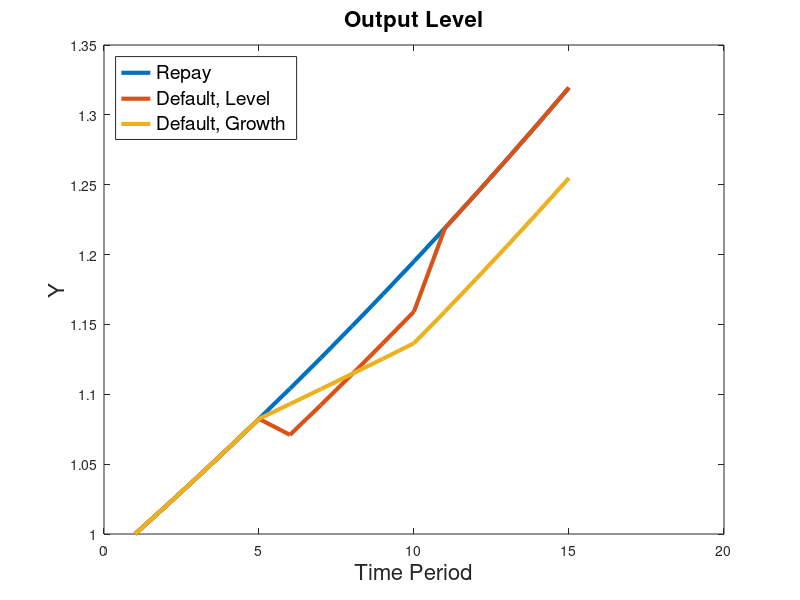
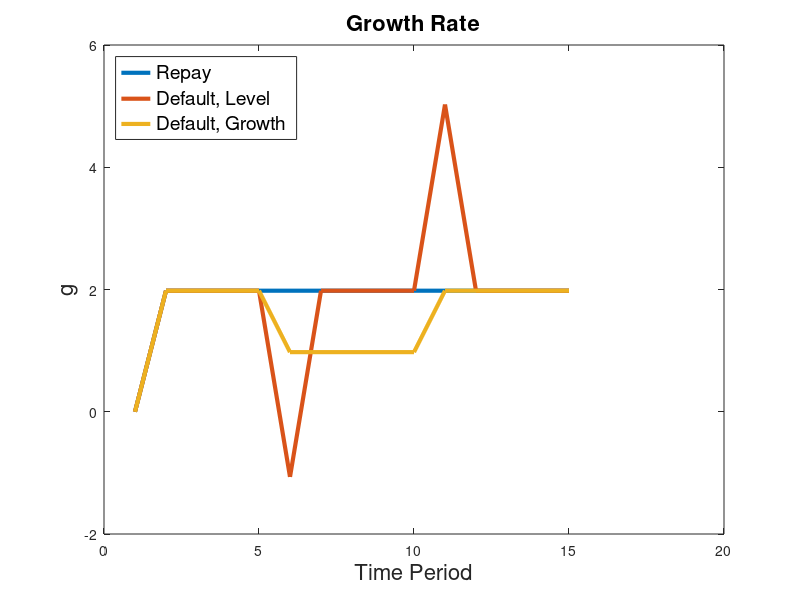
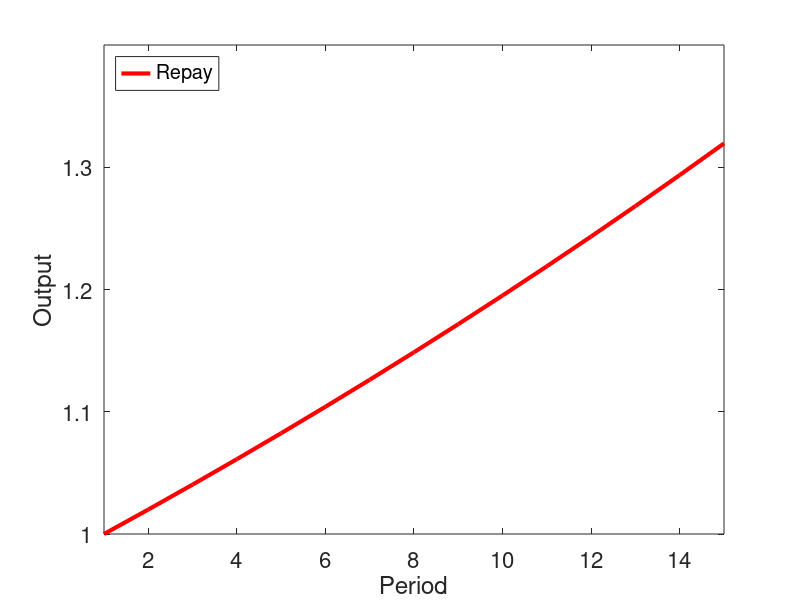
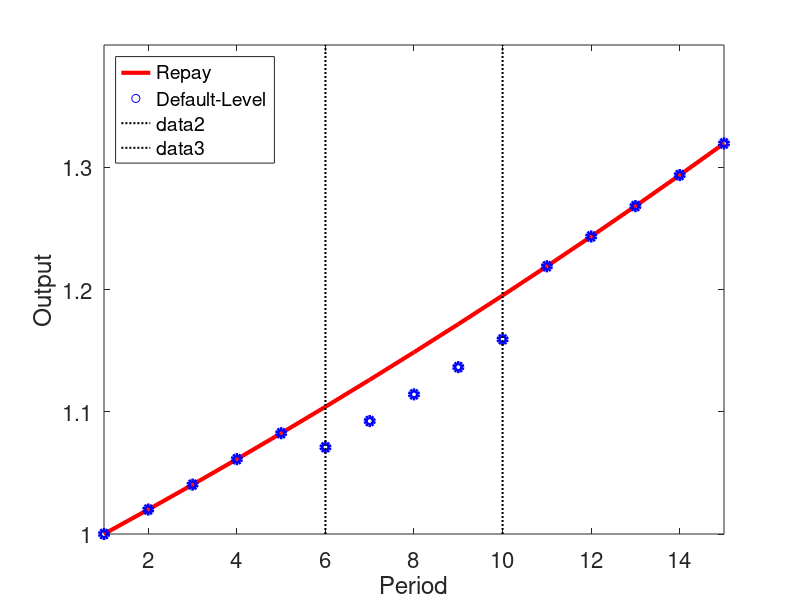

These figures' MATLAB source, in order:
%
clear all
%Estimating risk-neutral default probabilites from CDS
%set to 1 to test changes to file.  Takes too long otherwise.
test=0;

%ESTIMATE OF PV LOSS
%GDP_VAR ESTIMATE
pvest=10.88;
%gdp_con1y ESTIMATE
pvest_con=5.866;
rho=.99552436;

%*Forecast figures
%assignin('base','dir_user','C:/Users/Benjamin/Dropbox')
%assignin('base','dir_user','/Users/bhebert/Dropbox')
assignin('base','dir_user','/Users/jesseschreger/Dropbox/')
assignin('base','fname',[dir_user 'Cost of Sovereign Default/ResultsForSlides'])

lambda=.1;
PVL=@(beta,delta) (log(1-delta)*(1-beta)/(1-beta*(1-lambda)))*100
PVG=@(beta,delta) (log(1-delta)*(1/(1-beta+beta*lambda)))*100

PVL(.8,.02)
PVG(.8,.02)

beta_list=[.7,.75,.8,.85,.9,.95,.976,.98,.99];
delta_list=[.001,.005,.01,.015,.02,.025,.03];
nb=length(beta_list);
nd=length(delta_list);
for i=1:nb
    for j=1:nd
    PVLmat(i,j)=PVL(beta_list(i),delta_list(j));
    PVGmat(i,j)=PVG(beta_list(i),delta_list(j));
    end
end

lambda=.01
PVL=@(beta,delta) (log(1-delta)*(1-beta)/(1-beta*(1-lambda)))*100
PVG=@(beta,delta) (log(1-delta)*(1/(1-beta+beta*lambda)))*100

beta_list=[.7,.75,.8,.85,.9,.95,.976,.98,.99];
delta_list=[.001,.005,.01,.015,.02,.025,.03];
nb=length(beta_list);
nd=length(delta_list);
for i=1:nb
    for j=1:nd
    PVLmat(i,j)=PVL(beta_list(i),delta_list(j));
    PVGmat(i,j)=PVG(beta_list(i),delta_list(j));
    end
end




%NOW let's show the output path
%AG
t=15;
deft=6;
Gammat=.02;
Gammat0=0;

red=11;
delta=.03;
y_repay=ones(t,1);
y_default=y_repay;
y_repay0=ones(t,1);
y_default0=y_repay;
for i=2:t
    y_repay(i)=y_repay(i-1)*(1+Gammat)
    y_default(i)=y_default(i-1)*(1+Gammat)
    y_repay0(i)=y_repay0(i-1)*(1+Gammat0)
    y_default0(i)=y_default0(i-1)*(1+Gammat0)
end
for i=deft:red-1
    y_default(i)=y_default(i)*(1-delta)
    y_default0(i)=y_default0(i)*(1-delta)
end




%alt default cost
deltag=.01
y_defg=y_repay;
y_defg0=y_repay0;

for i=1:deft-1
    y_defg(i)=y_repay(i)
    y_defg0(i)=y_repay0(i)
end

for i=deft:red-1
    y_defg(i)=y_defg(i-1)*(1+Gammat)*(1-deltag);
    y_defg0(i)=y_defg0(i-1)*(1+Gammat0)*(1-deltag);
end

for i=red:t
    y_defg(i)=y_defg(i-1)*(1+Gammat);
    y_defg0(i)=y_defg0(i-1)*(1+Gammat0);
end

for i=2:t
    g_repay(i)=(log(y_repay(i))-log(y_repay(i-1)))*100
    g_default(i)=(log(y_default(i))-log(y_default(i-1)))*100
    g_defg(i)=(log(y_defg(i))-log(y_defg(i-1)))*100
    g_defg0(i)=(log(y_defg0(i))-log(y_defg0(i-1)))*100
end

close all
figure(1)
plot(1:t,y_repay(1:t),'LineWidth',3)
hold on
plot(1:t, y_default(1:t),'LineWidth',3)
plot(1:t, y_defg(1:t),'LineWidth',3)
h_legend=legend('Repay','Default, Level','Default, Growth')
set(h_legend,'fontsize',14,'Location','Northwest')
title('Output Level','FontSize',16)
xlabel('Time Period','fontsize',16)
ylabel('Y','fontsize',16)
h=figure(1)
saveas(h,fullfile(fname,'output'),'png')

figure(2)
plot(1:t,g_repay(1:t),'LineWidth',3)
hold on
plot(1:t, g_default(1:t),'LineWidth',3)
plot(1:t, g_defg(1:t),'LineWidth',3)
 h_legend=legend('Repay','Default, Level','Default, Growth')
set(h_legend,'fontsize',14,'Location','Northwest')
title('Growth Rate','FontSize',16)
xlabel('Time Period','fontsize',16)
ylabel('g','fontsize',16)
h=figure(2)
saveas(h,fullfile(fname,'growth_rate'),'png')

%LEVEL FIGURE
figure(3)
h=figure(3)
hax=axes;
plot(1:t, y_repay,'r','LineWidth',3)
hold on
h_legend=legend('Repay')
set(h_legend,'fontsize',14,'Location','Northwest')
%title('xxx','fontsize',16)
xlabel('Period','fontsize',16)
ylabel('Output','fontsize',16)
set(gca,'FontSize',16)
set(gca,'FontSize',16)
axis([1 15 1 1.4])
h=figure(3)
saveas(h,fullfile(fname,'level_fig1'),'png')
%axis([1 15 .9 1.05])
scatter(1:t, y_default(1:t),'b','LineWidth',3)
h_legend=legend('Repay','Default-Level')
set(h_legend,'fontsize',14,'Location','Northwest')
redmin1=red-1;
plot([deft deft],get(hax,'Ylim'),'LineWidth',1.5,'Color',[0 0 0],'LineStyle',':')
plot([redmin1 redmin1],get(hax,'Ylim'),'LineWidth',1.5,'Color',[0 0 0],'LineStyle',':')
saveas(h,fullfile(fname,'level_fig2'),'png')


%Level Figure with default 
figure(4)
hax=axes;
plot(1:t, y_repay,'r','LineWidth',3)
hold on
xlabel('Period','fontsize',16)
ylabel('Output','fontsize',16)
set(gca,'FontSize',16)
set(gca,'FontSize',16)
axis([1 15 1 1.4])
%axis([1 15 .9 1.05])
scatter(1:t, y_default(1:t),'b','LineWidth',3)
redmin1=red-1;
scatter(1:t, y_defg(1:t),'MarkerEdgeColor',[0 .5 0],'MarkerFaceColor',[0 .5 0],'LineWidth',3)
plot([deft deft],get(hax,'Ylim'),'LineWidth',1.5,'Color',[0 0 0],'LineStyle',':')
plot([redmin1 redmin1],get(hax,'Ylim'),'LineWidth',1.5,'Color',[0 0 0],'LineStyle',':')
h_legend=legend('Repay','Default-Level','Default-Growth Rate')
set(h_legend,'fontsize',14,'Location','Northwest')
h=figure(4)
saveas(h,fullfile(fname,'level_fig3'),'png')


figure(5)
h=figure(5)
hax=axes;
plot(1:t, y_repay0,'r','LineWidth',3)
hold on
h_legend=legend('Repay')
set(h_legend,'fontsize',14,'Location','Northwest')
%title('xxx','fontsize',16)
xlabel('Period','fontsize',16)
ylabel('Output','fontsize',16)
set(gca,'FontSize',16)
set(gca,'FontSize',16)
%axis([1 15 1 1.4])
axis([1 15 .9 1.05])
h=figure(5)
saveas(h,fullfile(fname,'level0_fig1'),'png')
scatter(1:t, y_default0(1:t),'b','LineWidth',3)
h_legend=legend('Repay','Default-Level')
set(h_legend,'fontsize',14,'Location','Northwest')
redmin1=red-1;
plot([deft deft],get(hax,'Ylim'),'LineWidth',1.5,'Color',[0 0 0],'LineStyle',':')
plot([redmin1 redmin1],get(hax,'Ylim'),'LineWidth',1.5,'Color',[0 0 0],'LineStyle',':')
h=figure(5)
saveas(h,fullfile(fname,'level0_fig2'),'png')

%with def
figure(6)
h=figure(6)
hax=axes;
plot(1:t, y_repay0,'r','LineWidth',3)
hold on
h_legend=legend('Repay')
set(h_legend,'fontsize',14,'Location','Northwest')
%title('xxx','fontsize',16)
xlabel('Period','fontsize',16)
ylabel('Output','fontsize',16)
set(gca,'FontSize',16)
set(gca,'FontSize',16)
%axis([1 15 1 1.4])
axis([1 15 .9 1.05])
scatter(1:t, y_default0(1:t),'b','LineWidth',3)
h_legend=legend('Repay','Default-Level')
set(h_legend,'fontsize',14,'Location','Northwest')
redmin1=red-1;
scatter(1:t, y_defg0(1:t),'MarkerEdgeColor',[0 .5 0],'MarkerFaceColor',[0 .5 0],'LineWidth',3)
h_legend=legend('Repay','Default-Level','Default-Growth Rate')
set(h_legend,'fontsize',14,'Location','Northwest')
plot([deft deft],get(hax,'Ylim'),'LineWidth',1.5,'Color',[0 0 0],'LineStyle',':')
plot([redmin1 redmin1],get(hax,'Ylim'),'LineWidth',1.5,'Color',[0 0 0],'LineStyle',':')
h=figure(6)
saveas(h,fullfile(fname,'level0_fig3'),'png')


%%%%%%%%%%%%%%%%%%%%%%%%%%%%%%%%%%%%
%Output Costs: Level or Growth Rate%
%%%%%%%%%%%%%%%%%%%%%%%%%%%%%%%%%%%%
PVL=@(beta,delta,lambda) (log(1-delta)*(1-beta)/(1-beta*(1-lambda)))*100
deltafun=@(PV,beta,lambda) PV*(1-beta*(1-lambda))/(1-beta);
deltagfun=@(PV,beta,lambda) PV*(1-beta+beta*lambda);

%ANNUALIZED
lambda_vec=linspace(.0667,.9)';
delta_vec=ones(size(lambda_vec));
beta=rho^4;

for i=1:length(lambda_vec)
    delta_vec_var(i)=deltafun(pvest,beta,lambda_vec(i));
    deltag_vec_var(i)=deltagfun(pvest,beta,lambda_vec(i));
    delta_vec_con(i)=deltafun(pvest_con,beta,lambda_vec(i));
    deltag_vec_con(i)=deltagfun(pvest_con,beta,lambda_vec(i));
end

figure(12)
hold all
plot(1./lambda_vec, delta_vec_var,'linewidth',3)
plot(1./lambda_vec, delta_vec_con,'linewidth',3)
h_legend=legend('DOLS','Survey')
set(h_legend,'fontsize',14,'Location','Northeast')
xlabel('Mean Duration (Years)','fontsize',16)
ylabel('\delta_L','fontsize',22)
title('Level','fontsize',16)
set(gca,'FontSize',16)
set(gca,'FontSize',16)
h=figure(12)
saveas(h,fullfile(fname,'DefaultL_Cost_Params_est'),'png')


figure(13)
hold all
plot(1./lambda_vec, deltag_vec_var,'linewidth',3)
plot(1./lambda_vec, deltag_vec_con,'linewidth',3)
h_legend=legend('DOLS','Survey')
set(h_legend,'fontsize',14,'Location','Northeast')
xlabel('Mean Duration (Years)','fontsize',16)
ylabel('\delta_g','fontsize',22)
title('Growth Rate','fontsize',16)
set(gca,'FontSize',16)
set(gca,'FontSize',16)
h=figure(13)
saveas(h,fullfile(fname,'Defaultg_Cost_Params_est'),'png')





%%%%%%%%%%%%%%%%%%%%
%IMPULSE RESPONSES
%%%%%%%%%%%%%%%%%%%
lambda=1/2.5;
deltaL=(pvest/((1-beta)/(1-beta*(1-lambda))))/100
deltaL_con=(pvest_con/((1-beta)/(1-beta*(1-lambda))))/100
deltag=(pvest/(1/(1-beta*(1-lambda))))/100
deltag_con=(pvest_con/(1/(1-beta*(1-lambda))))/100
period=[0,1,2,3,4,5];
dy_level=NaN(length(period),1);
dy_level(1)=-deltaL;
dy_grow(1)=-deltag;
y_level(1)=exp(dy_level(1));
y_grow(1)=exp(dy_grow(1))

dy_level_con=NaN(length(period),1);
dy_level_con(1)=-deltaL_con;
dy_grow_con(1)=-deltag_con;
y_level_con(1)=exp(dy_level_con(1));
y_grow_con(1)=exp(dy_grow_con(1))
for i=2:length(period)
    dy_level(i)=deltaL*lambda*(1-lambda)^(i-2);
    y_level(i)=y_level(i-1)*exp(dy_level(i));
    dy_grow(i)=-deltag*(1-lambda)^(i-1);
    y_grow(i)=y_grow(i-1)*exp(dy_grow(i));
    dy_level_con(i)=deltaL_con*lambda*(1-lambda)^(i-2);
    y_level_con(i)=y_level_con(i-1)*exp(dy_level_con(i));
    dy_grow_con(i)=-deltag_con*(1-lambda)^(i-1);
    y_grow_con(i)=y_grow_con(i-1)*exp(dy_grow_con(i));    
end

y_level=(y_level-1)*100;
y_grow=(y_grow-1)*100;
dy_level=(dy_level)*100;
dy_grow=(dy_grow)*100;

y_level_con=(y_level_con-1)*100;
y_grow_con=(y_grow_con-1)*100;
dy_level_con=(dy_level_con)*100;
dy_grow_con=(dy_grow_con)*100;

figure(14)
hold all
plot(period,y_level,'linewidth',3)
plot(period,y_grow,'linewidth',3)
plot(period,y_level_con,'linewidth',3)
plot(period,y_grow_con,'linewidth',3)
h_legend=legend('\delta_L - VAR','\delta_g - VAR', '\delta_L - Survey','\delta_g - Survey')
set(h_legend,'fontsize',16,'Location','Southeast')
xlabel('Year','fontsize',16)
ylabel('Percent','fontsize',22)
title('GDP Level','fontsize',16)
set(gca,'FontSize',16)
set(gca,'FontSize',16)
h=figure(14)
saveas(h,fullfile(fname,'IRF_level'),'png')


figure(15)
hold all
plot(period,dy_level,'linewidth',3)
plot(period,dy_level_con,'linewidth',3)
h_legend=legend('\delta_L - VAR', '\delta_L - Survey')
set(h_legend,'fontsize',16,'Location','Northeast')
xlabel('Year','fontsize',16)
ylabel('Percent','fontsize',22)
title('GDP Growth Rate','fontsize',16)
set(gca,'FontSize',16)
set(gca,'FontSize',16)
h=figure(15)
saveas(h,fullfile(fname,'IRF_growth_L'),'png')

figure(16)
hold all
plot(period, dy_grow,'linewidth',3)
plot(period, dy_grow_con,'linewidth',3)
h_legend=legend('\delta_g - VAR', '\delta_g - Survey')
set(h_legend,'fontsize',16,'Location','Southeast')
xlabel('Year','fontsize',16)
ylabel('Percent','fontsize',22)
title('GDP Growth Rate','fontsize',16)
set(gca,'FontSize',16)
set(gca,'FontSize',16)
h=figure(16)
saveas(h,fullfile(fname,'IRF_growth_g'),'png')

% %%%%%%%%%%%%
% %PLOTTING PV
% %%%%%%%%%%%%%
% figure(7)
% hax=axes;
% deltaPV=@(PV) deltafun(PV,(10/11)^(1/4),.1)
% fplot(deltaPV,[0,8])
% hold all
% deltaPV=@(PV) deltafun(PV,(10/11)^(1/4),.0357)
% fplot(deltaPV,[0,8])
% deltaPV=@(PV) deltafun(PV,(10/11)^(1/4),.01)
% fplot(deltaPV,[0,8])
% set(findall(gca, 'Type', 'Line'),'LineWidth',3)
% xlabel('\Delta PV','fontsize',16)
% ylabel('\delta','fontsize',16)
% set(gca,'FontSize',16)
% set(gca,'FontSize',16)
% plot([pvest pvest],get(hax,'Ylim'),'LineWidth',2,'Color',[0 0 0],'LineStyle',':')
% h_legend=legend('Duration=2.5 years','Duration=7 years','Duration=25 years')
% set(h_legend,'fontsize',14,'Location','Northwest')
% h=figure(7)
% saveas(h,fullfile(fname,'Delta_crit'),'png')

%
% figure(8)
% hax=axes;
% deltaPV=@(PV) deltagfun(PV,(10/11)^(1/4),.1)
% fplot(deltaPV,[0,8])
% hold all
% deltaPV=@(PV) deltagfun(PV,(10/11)^(1/4),.0357)
% fplot(deltaPV,[0,8])
% deltaPV=@(PV) deltagfun(PV,(10/11)^(1/4),.01)
% fplot(deltaPV,[0,8])
% set(findall(gca, 'Type', 'Line'),'LineWidth',3)
% xlabel('\Delta PV','fontsize',16)
% ylabel('\delta','fontsize',16)
% set(gca,'FontSize',16)
% set(gca,'FontSize',16)
% plot([pvest pvest],get(hax,'Ylim'),'LineWidth',2,'Color',[0 0 0],'LineStyle',':')
% h_legend=legend('Duration=2.5 years','Duration=7 years','Duration=25 years')
% set(h_legend,'fontsize',14,'Location','Northwest')
% h=figure(8)
% saveas(h,fullfile(fname,'Deltag_crit'),'png')



% figure(9)
% hax=axes;
% deltaPV=@(PV) deltagfun(PV,(10/11),1/2.5)
% fplot(deltaPV,[0,8])
% hold all
% deltaPV=@(PV) deltagfun(PV,(10/11),1/7)
% fplot(deltaPV,[0,8])
% deltaPV=@(PV) deltagfun(PV,(10/11),1/25)
% fplot(deltaPV,[0,8])
% set(findall(gca, 'Type', 'Line'),'LineWidth',3)
% xlabel('\Delta PV','fontsize',16)
% ylabel('\delta','fontsize',16)
% set(gca,'FontSize',16)
% set(gca,'FontSize',16)
% plot([pvest pvest],get(hax,'Ylim'),'LineWidth',2,'Color',[0 0 0],'LineStyle',':')
% h_legend=legend('Duration=2.5 years','Duration=7 years','Duration=25 years')
% set(h_legend,'fontsize',14,'Location','Northwest')
% h=figure(9)
% saveas(h,fullfile(fname,'Deltag_crit_annual'),'png')
% axis([0 8 0 40])
% plot([pvest pvest],get(hax,'Ylim'),'LineWidth',2,'Color',[0 0 0],'LineStyle',':')
% saveas(h,fullfile(fname,'Deltag_crit_annual_altaxis'),'png')

% 
% figure(10)
% hax=axes;
% deltaPV=@(PV) deltafun(PV,(10/11),1/2.5)
% fplot(deltaPV,[0,8])
% hold all
% deltaPV=@(PV) deltafun(PV,(10/11),1/7)
% fplot(deltaPV,[0,8])
% deltaPV=@(PV) deltafun(PV,(10/11),1/25)
% fplot(deltaPV,[0,8])
% set(findall(gca, 'Type', 'Line'),'LineWidth',3)
% xlabel('\Delta PV','fontsize',16)
% ylabel('\delta','fontsize',16)
% set(gca,'FontSize',16)
% set(gca,'FontSize',16)
% plot([pvest pvest],get(hax,'Ylim'),'LineWidth',2,'Color',[0 0 0],'LineStyle',':')
% h_legend=legend('Duration=2.5 years','Duration=7 years','Duration=25 years')
% set(h_legend,'fontsize',14,'Location','Northwest')
% h=figure(10)
%saveas(h,fullfile(fname,'Delta_crit_annual'),'png')




